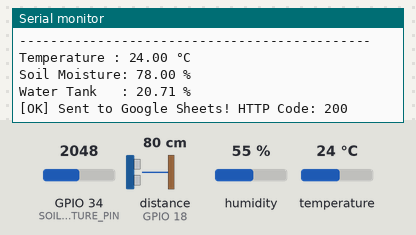
Simulated run of this sketch. Board: ESP32. On the bench: the last lines printed to the serial monitor. Wiring (inferred from the names in the program): ultrasonic range finder: trigger GPIO 5; echo GPIO 18. The test bench sets the inputs (shaded band); at power-on: distance to the obstacle (sensor on GPIO 18) 80 cm, temperature 24 °C, GPIO 34 (SOIL_MOISTURE_PIN) = 2048, humidity 55 %. The echo pulse lasts 58.3 µs per cm; WiFi joins after 1.5 s; servers stay silent unless stated; uploads are accepted with an empty reply.

Above: at 3.7 s.
3.8 s: distance to the obstacle (sensor on GPIO 18) set to 2 cm
11.4 s: temperature set to 12 °C
At 12.93 s:
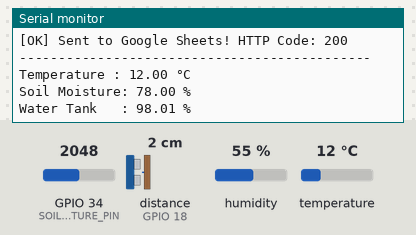
19.0 s: GPIO 34 (SOIL_MOISTURE_PIN) set to 2866
At 23.6 s:
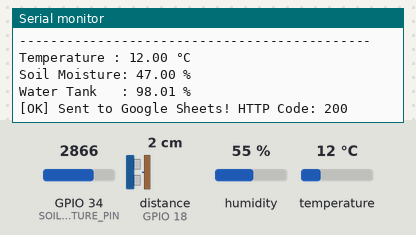
26.6 s: distance to the obstacle (sensor on GPIO 18) set to 4 cm
At 34.0 s:
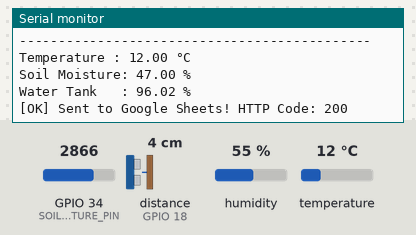
34.2 s: temperature set to 19 °C
41.8 s: GPIO 34 (SOIL_MOISTURE_PIN) set to 3972
At 44.8 s:
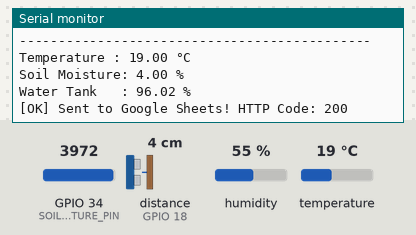
Timing chart, 0 to 46.3 s (numbered marks = the images above; inputs shaded):
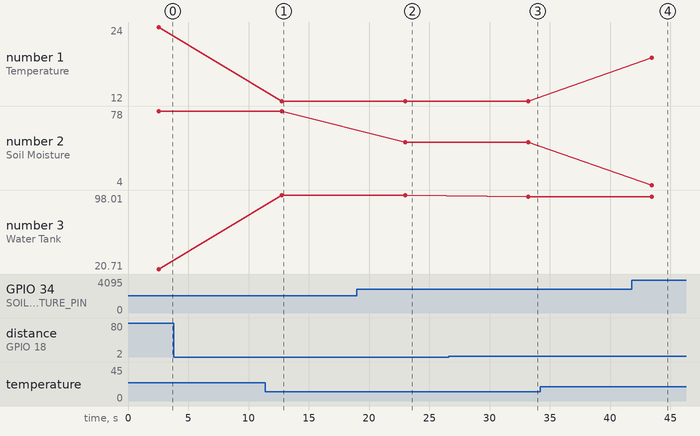

Measured:
- after the input at 11.4 s, the serial monitor: prints a new line after 1.4 s (image 1)
- after the input at 19.0 s, the serial monitor: prints a new line after 4.0 s (image 2)
- after the input at 26.6 s, the serial monitor: prints a new line after 6.6 s (image 3)
- after the input at 41.8 s, the serial monitor: prints a new line after 1.7 s (image 4)
- plotted number 1: 24 → 12 after the input at 11.4 s
- plotted number 2: 78 → 47 after the input at 19.0 s, 47 → 4 after the input at 41.8 s
- plotted number 3: 98.01 → 96.02 after the input at 26.6 s

The sketch:

esp32_krishivision.ino
```cpp
/*
  ================================================================================
  KrishiVision AI — ESP32 Hardware Telemetry Transmitter
  ================================================================================
  Sensors Supported:
    1. DHT11 / DHT22 / DS18B20 Temperature & Humidity Sensor (GPIO 4)
    2. Capacitive Soil Moisture Sensor (Analog GPIO 34 / A0)
    3. HC-SR04 Ultrasonic Water Tank Sensor (Trig: GPIO 5, Echo: GPIO 18)

  Target Google Sheet URL:
    https://docs.google.com/spreadsheets/d/1NqyKaMTO9777tPJL_sjxJVxJocgogj0eby3a3Wqd6RQ/edit?gid=0#gid=0
  ================================================================================
*/

#include <WiFi.h>
#include <HTTPClient.h>
#include "DHT.h"

// -----------------------------------------------------------------------------
// 1. CONFIGURATION: WiFi & Google Web App Deployment URL
// -----------------------------------------------------------------------------
const char* WIFI_SSID     = "YOUR_WIFI_SSID";
const char* WIFI_PASSWORD = "YOUR_WIFI_PASSWORD";

// Paste your Google Apps Script Web App URL here:
const char* GOOGLE_SCRIPT_URL = "https://script.google.com/macros/s/YOUR_DEPLOYMENT_ID/exec";

// -----------------------------------------------------------------------------
// 2. PIN DEFINITIONS
// -----------------------------------------------------------------------------
#define DHTPIN 4
#define DHTTYPE DHT11
DHT dht(DHTPIN, DHTTYPE);

#define SOIL_MOISTURE_PIN 34  // Analog Pin for Soil Moisture
#define TRIG_PIN 5            // Ultrasonic Trigger Pin
#define ECHO_PIN 18           // Ultrasonic Echo Pin

// Tank Height in Centimeters
const float TANK_HEIGHT_CM = 100.0;

void setup() {
  Serial.begin(115200);
  delay(1000);
  Serial.println("\n=============================================");
  Serial.println(" KrishiVision AI — ESP32 Sensor Initialization");
  Serial.println("=============================================");

  dht.begin();
  pinMode(SOIL_MOISTURE_PIN, INPUT);
  pinMode(TRIG_PIN, OUTPUT);
  pinMode(ECHO_PIN, INPUT);

  // Connect to WiFi
  WiFi.begin(WIFI_SSID, WIFI_PASSWORD);
  Serial.print("Connecting to WiFi");
  while (WiFi.status() != WL_CONNECTED) {
    delay(500);
    Serial.print(".");
  }
  Serial.println("\n[OK] WiFi Connected! IP Address: ");
  Serial.println(WiFi.localIP());
}

float readUltrasonicTankPercentage() {
  digitalWrite(TRIG_PIN, LOW);
  delayMicroseconds(2);
  digitalWrite(TRIG_PIN, HIGH);
  delayMicroseconds(10);
  digitalWrite(TRIG_PIN, LOW);

  long duration = pulseIn(ECHO_PIN, HIGH);
  float distanceCm = duration * 0.034 / 2.0;

  // Convert distance from sensor to water surface into tank level %
  if (distanceCm >= TANK_HEIGHT_CM) return 0.0;
  float waterLevelCm = TANK_HEIGHT_CM - distanceCm;
  float percentage = (waterLevelCm / TANK_HEIGHT_CM) * 100.0;
  return constrain(percentage, 0.0, 100.0);
}

float readSoilMoisturePercentage() {
  int rawAnalog = analogRead(SOIL_MOISTURE_PIN);
  // Map raw analog reading (typically 4095 dry, 1500 wet) to 0-100%
  float moisturePct = map(rawAnalog, 4095, 1500, 0, 100);
  return constrain(moisturePct, 0.0, 100.0);
}

void loop() {
  if (WiFi.status() == WL_CONNECTED) {
    // Read Sensors
    float temperature = dht.readTemperature();
    float moisture = readSoilMoisturePercentage();
    float tankPct = readUltrasonicTankPercentage();

    if (isnan(temperature)) {
      temperature = 32.5; // Fallback temperature
    }

    Serial.println("---------------------------------------------");
    Serial.print("Temperature : "); Serial.print(temperature); Serial.println(" °C");
    Serial.print("Soil Moisture: "); Serial.print(moisture); Serial.println(" %");
    Serial.print("Water Tank   : "); Serial.print(tankPct); Serial.println(" %");

    // Construct URL for Google Apps Script Web App (matching exact parameters: temperature, moisture, ultrasonic)
    String url = String(GOOGLE_SCRIPT_URL) +
                 "?temperature=" + String(temperature, 1) +
                 "&moisture=" + String(moisture, 1) +
                 "&ultrasonic=" + String(tankPct, 1);

    HTTPClient http;
    http.begin(url);
    http.setFollowRedirects(HTTPC_STRICT_FOLLOW_REDIRECTS);

    int httpCode = http.GET();
    if (httpCode > 0) {
      Serial.print("[OK] Sent to Google Sheets! HTTP Code: ");
      Serial.println(httpCode);
    } else {
      Serial.print("[ERROR] Failed to send: ");
      Serial.println(http.errorToString(httpCode));
    }
    http.end();
  }

  // Poll every 10 Seconds
  delay(10000);
}
```
